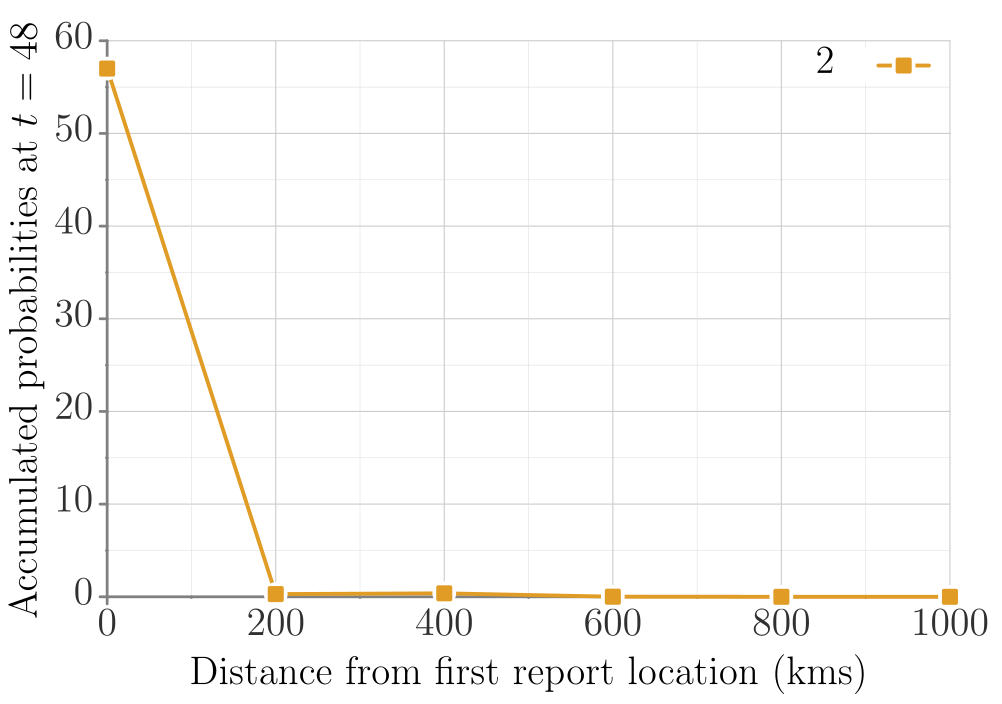

Recreate this plot in gnuplot.
##### terminal
clear
# set loadpath '~/Dropbox/proj/gp/src'
set term tikz standalone size 12.5cm,8.75cm font ",14" gparrows scale 2,2 textscale 2
set datafile separator ','

##### output
set output 'PH_dist_prob_B_int.tex'

##### bg: bg color, axes, grid, tics
##### http://www.colourlovers.com/palette/268142/Danger_Mouse
Danger='#F84934'; # red
Shoes='#4D5E5F'; # grey
##### Rand Olson
roBlue='#1F77B4';
roRed='#D62728';
# border
set style line 21 lt 1 lc rgb '#808080' 
set border 3 back ls 21 lw 5
# grid
set style line 22 lt 2 lc rgb '#CCCCCC' lw 2
set style line 23 lt 2 lc rgb '#DDDDDD' lw 1
set grid xtics mxtics ytics mytics back ls 22, ls 23
# tics
set tics textcolor rgb '#303030'
set tics nomirror out scale 1,.1
set mxtics 2
set mytics 2

##### load default linestyles
set style increment user
# taken care of in terminal
do for [i=1:15] { set style line i lt 1 lw 7 }

##### line colors
# mathematica default
DarkBlue= '#5e82b5'
Orange=   '#e09c24'
Green=    '#8fb030'
Red=      '#eb634f'
Purple=   '#8778b3'
Brown=    '#c46e1a'
LightBlue='#5c9ec7'
Yellow=   '#FDBF6F'
MATHEMATICA="#5e82b5 #e09c24 #8fb030 #eb634f #8778b3 #c46e1a #5c9ec7 #FDBF6F"
do for[i=1:8] {set style line i lc rgb word(MATHEMATICA,i)}
####

##### data style
set style data linespoints;
set style line 1 pt 5
set style line 2 pt 7
set style line 3 pt 13
set style line 4 pt 17
set style line 5 pt 4
set style line 6 pt 6
set style line 7 pt 12
set style line 8 pt 16
#
set pointintervalbox 4.5
do for [i=1:15] {set style line i ps 2.75 pi -1}

# NOTE: offsets should be a function of font sizes
##### key
set key t l Left spacing 4 width 5 opaque font ",15"

##### tics (note that tics are also set in theme)
set xtics font ",15" offset 0,.2
set ytics font ",15" offset 1.5,0

##### plot
set title font ",15" "" offset -3,.3
set xlabel "Distance from first report location (kms)" offset 0,0 font ",15"
set ylabel "Accumulated probabilities at $t=48$" offset -2,0 font ",15"


unset title;        set key r t width 5;        set xlabel offset 0,.7;        set xtics offset 0,-.4;

plot       'model-B_s2_m2_48.csv' u 1:2 ls 2 pt 5 ti  '2'

set term x11 reset;
